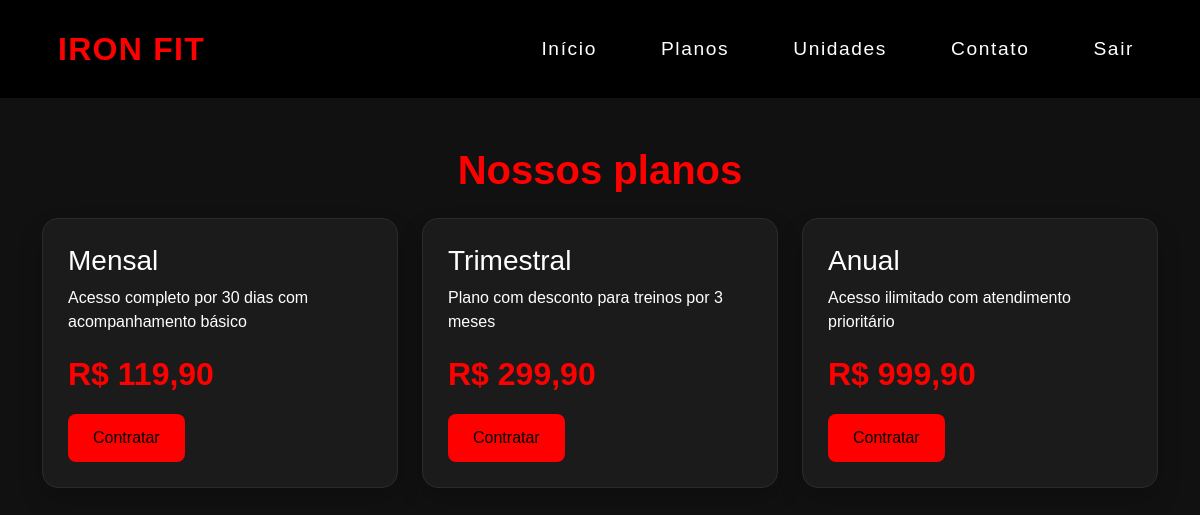
Screenshot of /iron_fit/pages/planos.php (signed in) with the database file from the repository.
### tables this page shows
CREATE TABLE planos (
  id INT NOT NULL AUTO_INCREMENT,
  nome VARCHAR(50) NOT NULL,
  descricao VARCHAR(255) DEFAULT NULL,
  valor DECIMAL(10,2) NOT NULL,
  PRIMARY KEY (id),
  UNIQUE KEY (nome)
);

### iron_fit/pages/planos.php (the view, shortened to what this page needs)
<?php
require_once '../conexao.php';
$planos = $conn->query('SELECT * FROM planos ORDER BY valor ASC');
?>
<!DOCTYPE html>
<html lang="pt-BR">
<head>
    <link href="https://cdn.jsdelivr.net/npm/bootstrap@5.3.3/dist/css/bootstrap.min.css" rel="stylesheet">
    <link rel="stylesheet" href="../assets/css/estilo.css">
</head>
<body>
    <header class="site-header">
        <nav class="navbar navbar-expand-lg navbar-dark bg-black">
            <div class="container">
                <a class="navbar-brand logo" href="home.php">IRON FIT</a>
                <div class="collapse navbar-collapse" id="navMenu">
                    <ul class="navbar-nav ms-auto align-items-lg-center gap-lg-3">
                        <li class="nav-item"><a class="nav-link" href="home.php">Início</a></li>
                        <li class="nav-item"><a class="nav-link" href="planos.php">Planos</a></li>
                        <li class="nav-item"><a class="nav-link" href="unidades.php">Unidades</a></li>
                        <li class="nav-item"><a class="nav-link" href="contato.php">Contato</a></li>
                        <li class="nav-item"><a class="nav-link text-danger" href="../admin/logout.php">Sair</a></li>
                    </ul>
                </div>
            </div>
        </nav>
    </header>
    <main class="container py-5">
        <h1 class="page-title text-center mb-4">Nossos planos</h1>
        <div class="row g-4">
            <?php while ($plano = $planos->fetch_assoc()): ?>
                <div class="col-md-4">
                    <div class="plan-card">
                        <h3><?= htmlspecialchars($plano['nome']) ?></h3>
                        <p><?= htmlspecialchars($plano['descricao']) ?></p>
                        <div class="price">R$ <?= number_format((float) $plano['valor'], 2, ',', '.') ?></div>
                        <a href="contato.php?plano=<?= urlencode($plano['nome']) ?>" class="btn btn-danger mt-3">Contratar</a>
                    </div>
                </div>
            <?php endwhile; ?>
        </div>
    </main>
</body>
</html>

### iron_fit/assets/css/estilo.css (style rules this page uses)
* { margin: 0; padding: 0; box-sizing: border-box; font-family: Arial, sans-serif }
body { background: #111; color: #fff }
.site-header { background: #000; }
.navbar-brand.logo { color: #ff0000 !important; font-size: 2rem; font-weight: bold; letter-spacing: 0.08rem; text-decoration: none; }
.nav-link { color: #fff !important; }
.navbar { display: flex; justify-content: space-between; align-items: center; padding: 20px; background: #000 }
.logo { color: #ff0000; font-size: 30px; font-weight: bold }
.navbar ul { display: flex; gap: 20px; list-style: none }
.navbar a { color: #fff; text-align: center; text-decoration: none; margin: 0 1rem; font-size: 1.2rem; letter-spacing: 0.1rem; }
.btn { background: #ff0000; color: #000; padding: 12px 25px; text-decoration: none; border: none; border-radius: 8px; cursor: pointer }
.feature-card, .plan-card, .unit-card, .contact-card { background: #1b1b1b; border: 1px solid #2b2b2b; border-radius: 16px; padding: 25px; box-shadow: 0 12px 24px rgba(0,0,0,0.2); height: 100%; }
.page-title { color: #ff0000; font-weight: 700; }
.price { font-size: 2rem; color: #ff0000; font-weight: bold; }

### rows the page displays
planos: nome "Mensal", descricao "Acesso completo por 30 dias com acompanhamento básico", valor "119,90"
planos: nome "Trimestral", descricao "Plano com desconto para treinos por 3 meses", valor "299,90"
planos: nome "Anual", descricao "Acesso ilimitado com atendimento prioritário", valor "999,90"
